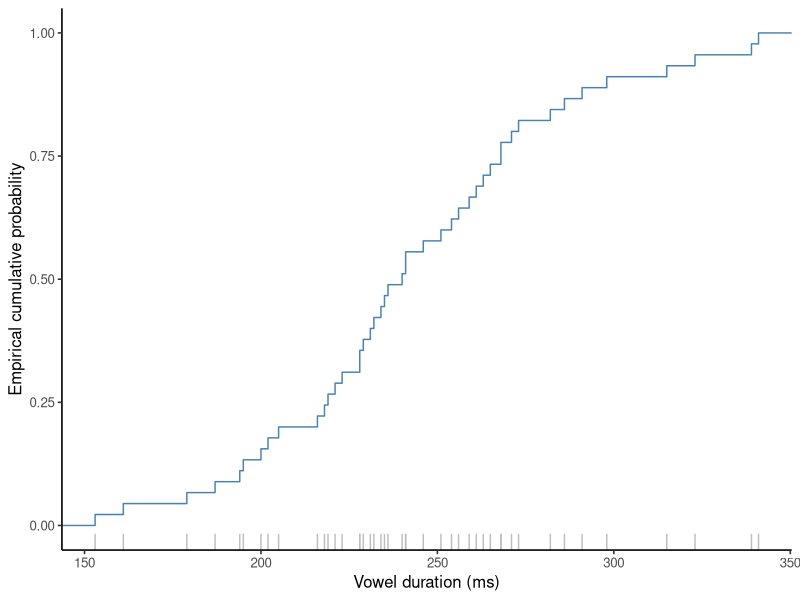

R code for this plot:
## ---- chunk 1
#| label: load-hillenbrand-cdf
library(ggplot2)

vowels <- read.csv(
  "data/hillenbrand/vowels-complete.csv",
  stringsAsFactors = FALSE
)
adult_i <- subset(vowels, speaker_type == "man" & vowel == "i")
duration_ecdf <- ecdf(adult_i$duration_ms)
q25 <- unname(quantile(adult_i$duration_ms, 0.25, type = 1))
q75 <- unname(quantile(adult_i$duration_ms, 0.75, type = 1))
f_q25 <- duration_ecdf(q25)
f_q75 <- duration_ecdf(q75)
middle_probability <- f_q75 - f_q25

stopifnot(
  nrow(adult_i) == 45L,
  !anyDuplicated(adult_i$speaker_id),
  q25 <= q75,
  abs(f_q25 - mean(adult_i$duration_ms <= q25)) < 1e-12,
  abs(f_q75 - mean(adult_i$duration_ms <= q75)) < 1e-12,
  abs(middle_probability -
        mean(adult_i$duration_ms > q25 & adult_i$duration_ms <= q75)) < 1e-12
)

c(q25_ms = q25, F_q25 = f_q25,
  q75_ms = q75, F_q75 = f_q75,
  probability_q25_open_q75_closed = middle_probability)
## ---- chunk 2
#| label: plot-hillenbrand-ecdf
#| fig-cap: "Empirical cumulative distribution of adult-men /i/ duration. Rug marks show the observed tokens."
ggplot(adult_i, aes(duration_ms)) +
  stat_ecdf(geom = "step", color = "steelblue") +
  geom_rug(color = "grey") +
  labs(x = "Vowel duration (ms)", y = "Empirical cumulative probability") +
  theme_classic(base_size = 12)
